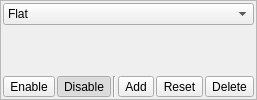
              <widget class="QFrame" name="frame_2">
               <property name="sizePolicy">
                <sizepolicy hsizetype="Maximum" vsizetype="Preferred">
                 <horstretch>0</horstretch>
                 <verstretch>0</verstretch>
                </sizepolicy>
               </property>
               <property name="frameShape">
                <enum>QFrame::StyledPanel</enum>
               </property>
               <layout class="QVBoxLayout" name="verticalLayout_24">
                <property name="spacing">
                 <number>2</number>
                </property>
                <property name="leftMargin">
                 <number>2</number>
                </property>
                <property name="topMargin">
                 <number>2</number>
                </property>
                <property name="rightMargin">
                 <number>2</number>
                </property>
                <property name="bottomMargin">
                 <number>2</number>
                </property>
                <item>
                 <widget class="QComboBox" name="comboBox">
                  <property name="sizePolicy">
                   <sizepolicy hsizetype="Expanding" vsizetype="Fixed">
                    <horstretch>0</horstretch>
                    <verstretch>0</verstretch>
                   </sizepolicy>
                  </property>
                  <item>
                   <property name="text">
                    <string>Flat</string>
                   </property>
                  </item>
                  <item>
                   <property name="text">
                    <string>Bass</string>
                   </property>
                  </item>
                 </widget>
                </item>
                <item>
                 <spacer name="verticalSpacer_2">
                  <property name="orientation">
                   <enum>Qt::Vertical</enum>
                  </property>
                  <property name="sizeHint" stdset="0">
                   <size>
                    <width>20</width>
                    <height>40</height>
                   </size>
                  </property>
                 </spacer>
                </item>
                <item>
                 <layout class="QHBoxLayout" name="horizontalLayout_6">
                  <property name="spacing">
                   <number>2</number>
                  </property>
                  <item>
                   <widget class="QToolButton" name="EnableB">
                    <property name="text">
                     <string>Enable</string>
                    </property>
                    <property name="checkable">
                     <bool>true</bool>
                    </property>
                    <property name="autoExclusive">
                     <bool>true</bool>
                    </property>
                   </widget>
                  </item>
                  <item>
                   <widget class="QToolButton" name="DisableB">
                    <property name="text">
                     <string>Disable</string>
                    </property>
                    <property name="checkable">
                     <bool>true</bool>
                    </property>
                    <property name="checked">
                     <bool>true</bool>
                    </property>
                    <property name="autoExclusive">
                     <bool>true</bool>
                    </property>
                   </widget>
                  </item>
                  <item>
                   <widget class="Line" name="line_34">
                    <property name="orientation">
                     <enum>Qt::Vertical</enum>
                    </property>
                   </widget>
                  </item>
                  <item>
                   <widget class="QToolButton" name="EnableB_2">
                    <property name="text">
                     <string>Add</string>
                    </property>
                    <property name="checkable">
                     <bool>true</bool>
                    </property>
                    <property name="autoExclusive">
                     <bool>true</bool>
                    </property>
                   </widget>
                  </item>
                  <item>
                   <widget class="QToolButton" name="EnableB_3">
                    <property name="text">
                     <string>Reset</string>
                    </property>
                    <property name="checkable">
                     <bool>true</bool>
                    </property>
                    <property name="autoExclusive">
                     <bool>true</bool>
                    </property>
                   </widget>
                  </item>
                  <item>
                   <widget class="QToolButton" name="EnableB_4">
                    <property name="text">
                     <string>Delete</string>
                    </property>
                    <property name="checkable">
                     <bool>true</bool>
                    </property>
                    <property name="autoExclusive">
                     <bool>true</bool>
                    </property>
                   </widget>
                  </item>
                 </layout>
                </item>
               </layout>
              </widget>
